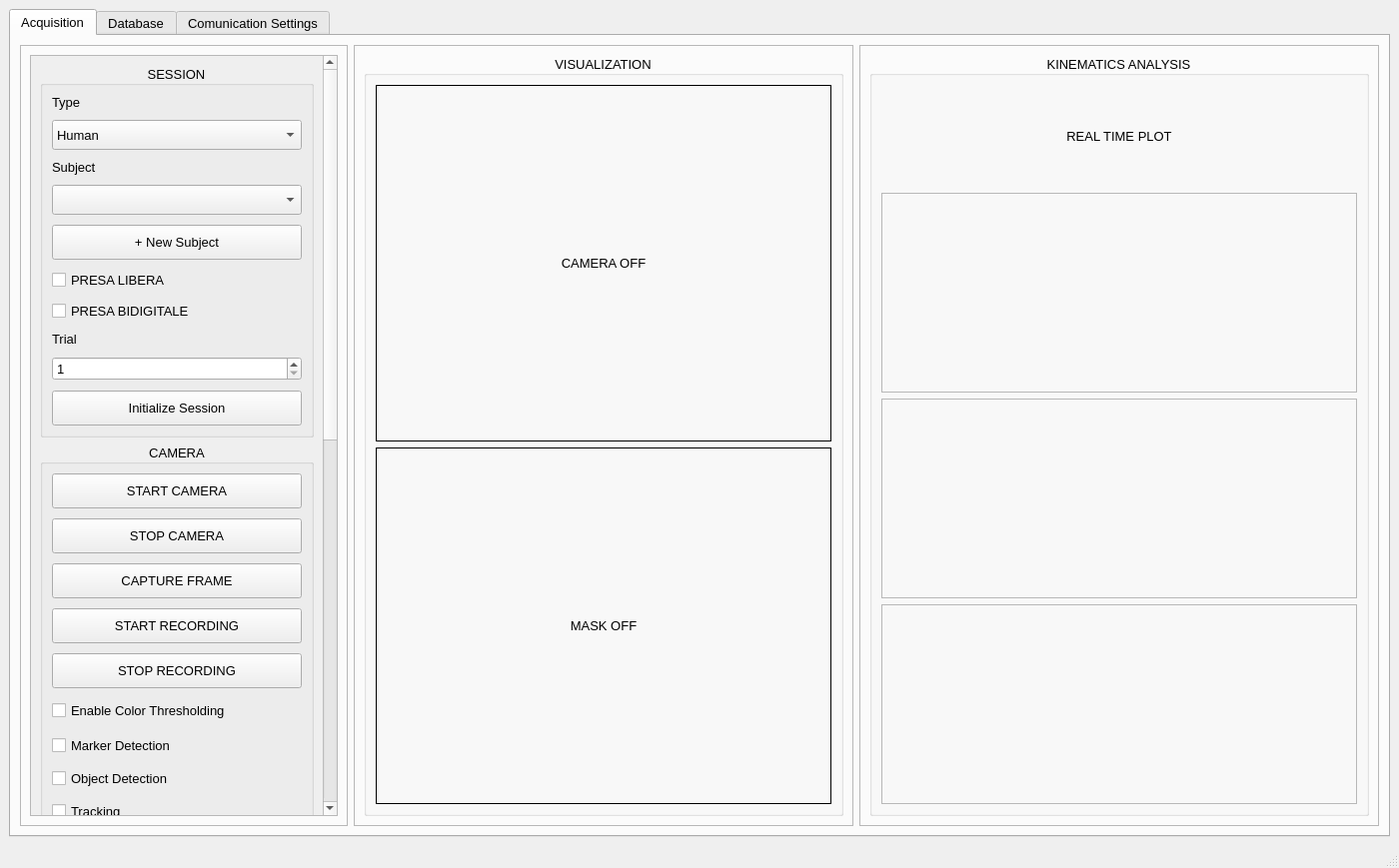
<?xml version="1.0" encoding="UTF-8"?>
<ui version="4.0">
 <class>MainWindow</class>
 <widget class="QMainWindow" name="MainWindow">
  <property name="geometry">
   <rect>
    <x>0</x>
    <y>0</y>
    <width>1400</width>
    <height>869</height>
   </rect>
  </property>
  <property name="minimumSize">
   <size>
    <width>1200</width>
    <height>800</height>
   </size>
  </property>
  <property name="font">
   <font>
    <family>Segoe UI</family>
    <pointsize>10</pointsize>
   </font>
  </property>
  <property name="windowTitle">
   <string>MainWindow</string>
  </property>
  <property name="styleSheet">
   <string notr="true">QMainWindow {
    background-color: #0B1117;
}

QWidget {
    background-color: #0B1117;
    color: #E6EDF3;
    font-family: &quot;Segoe UI&quot;;
    font-size: 10pt;
}

/* TAB */
QTabWidget::pane {
    border: none;
    background: #0B1117;
}

QTabBar::tab {
    background: #111B26;
    color: #9FB3C8;
    padding: 10px 18px;
    border-top-left-radius: 6px;
    border-top-right-radius: 6px;
    margin-right: 3px;
}

QTabBar::tab:selected {
    background: #1E3A5F;
    color: #FFFFFF;
}

QTabBar::tab:hover {
    background: #1A2A3A;
}

/* GROUPBOX */
QGroupBox {
    border: 1px solid #2F455C;
    border-radius: 10px;
    margin-top: 14px;
    padding: 12px;
    background-color: #141E2A;
}

QGroupBox::title {
    subcontrol-origin: margin;
    subcontrol-position: top left;
    left: 12px;
    padding: 0 6px;
    color: #38BDF8;
    font-size: 11pt;
    font-weight: bold;
}

/* BUTTON */
QPushButton {
    background-color: #2563EB;
    color: white;
    border: none;
    border-radius: 7px;
    padding: 8px;
    font-weight: bold;
}

QPushButton:hover {
    background-color: #3B82F6;
}

QPushButton:pressed {
    background-color: #1D4ED8;
}

QPushButton:disabled {
    background-color: #334155;
    color: #94A3B8;
}

/* INPUT */
QLineEdit,
QComboBox,
QSpinBox {
    background-color: #0F1722;
    border: 1px solid #334155;
    border-radius: 6px;
    padding: 6px;
    color: #E6EDF3;
}

QLineEdit:focus,
QComboBox:focus,
QSpinBox:focus {
    border: 1px solid #38BDF8;
}

/* COMBOBOX */
QComboBox::drop-down {
    border: none;
    width: 26px;
}

QComboBox QAbstractItemView {
    background-color: #0F1722;
    color: #E6EDF3;
    selection-background-color: #1E3A5F;
    border: 1px solid #334155;
}

/* CHECKBOX */
QCheckBox {
    spacing: 8px;
    color: #E6EDF3;
}

QCheckBox::indicator {
    width: 15px;
    height: 15px;
}

QCheckBox::indicator:unchecked {
    background-color: #0F1722;
    border: 1px solid #64748B;
    border-radius: 3px;
}

QCheckBox::indicator:checked {
    background-color: #38BDF8;
    border: 1px solid #38BDF8;
    border-radius: 3px;
}

/* LABEL */
QLabel {
    color: #E6EDF3;
}

/* SLIDER */
QSlider::groove:horizontal {
    height: 6px;
    background: #334155;
    border-radius: 3px;
}

QSlider::handle:horizontal {
    background: #38BDF8;
    width: 14px;
    margin: -5px 0px;
    border-radius: 7px;
}

QSlider::handle:horizontal:hover {
    background: #7DD3FC;
}

/* SCROLL AREA */
QScrollArea {
    border: none;
    background-color: #0B1117;
}

QScrollArea &gt; QWidget &gt; QWidget {
    background-color: #0B1117;
}

/* SCROLLBAR VERTICAL */
QScrollBar:vertical {
    background: #0B1117;
    width: 10px;
    margin: 0px;
}

QScrollBar::handle:vertical {
    background: #2F455C;
    border-radius: 5px;
    min-height: 30px;
}

QScrollBar::handle:vertical:hover {
    background: #3B82F6;
}

QScrollBar::add-line:vertical,
QScrollBar::sub-line:vertical {
    height: 0px;
}

QScrollBar::add-page:vertical,
QScrollBar::sub-page:vertical {
    background: none;
}

/* SCROLLBAR HORIZONTAL */
QScrollBar:horizontal {
    background: #0B1117;
    height: 10px;
    margin: 0px;
}

QScrollBar::handle:horizontal {
    background: #2F455C;
    border-radius: 5px;
    min-width: 30px;
}

QScrollBar::handle:horizontal:hover {
    background: #3B82F6;
}

QScrollBar::add-line:horizontal,
QScrollBar::sub-line:horizontal {
    width: 0px;
}

QScrollBar::add-page:horizontal,
QScrollBar::sub-page:horizontal {
    background: none;
}

/* VIDEO / PLOT PLACEHOLDER */
QLabel#Camera_frame,
QLabel#Mask_frame {
    background-color: #050A0F;
    border: 1px solid #415A77;
    border-radius: 6px;
    color: #E6EDF3;
    font-weight: bold;
}

QWidget#plot_frame,
QWidget#plot_frame_2,
QWidget#plot_frame_3 {
    background-color: #050A0F;
    border: 1px solid #243244;
    border-radius: 6px;
}</string>
  </property>
  <widget class="QWidget" name="centralwidget">
   <layout class="QVBoxLayout" name="verticalLayout">
    <item>
     <widget class="QTabWidget" name="tab_main">
      <property name="currentIndex">
       <number>0</number>
      </property>
      <widget class="QWidget" name="tab_acquisition">
       <property name="sizePolicy">
        <sizepolicy hsizetype="Expanding" vsizetype="Expanding">
         <horstretch>0</horstretch>
         <verstretch>0</verstretch>
        </sizepolicy>
       </property>
       <attribute name="title">
        <string>Acquisition</string>
       </attribute>
       <layout class="QHBoxLayout" name="horizontalLayout_2" stretch="1,1,4">
        <item>
         <widget class="QFrame" name="frame_left_control">
          <property name="minimumSize">
           <size>
            <width>280</width>
            <height>0</height>
           </size>
          </property>
          <property name="maximumSize">
           <size>
            <width>360</width>
            <height>16777215</height>
           </size>
          </property>
          <property name="frameShape">
           <enum>QFrame::StyledPanel</enum>
          </property>
          <property name="frameShadow">
           <enum>QFrame::Raised</enum>
          </property>
          <layout class="QVBoxLayout" name="verticalLayout_2">
           <item>
            <widget class="QScrollArea" name="scrollArea">
             <property name="widgetResizable">
              <bool>true</bool>
             </property>
             <widget class="QWidget" name="scrollAreaWidgetContents">
              <property name="geometry">
               <rect>
                <x>0</x>
                <y>0</y>
                <width>302</width>
                <height>1500</height>
               </rect>
              </property>
              <property name="minimumSize">
               <size>
                <width>0</width>
                <height>1500</height>
               </size>
              </property>
              <layout class="QVBoxLayout" name="verticalLayout_7">
               <item>
                <widget class="QGroupBox" name="group_session">
                 <property name="title">
                  <string>SESSION</string>
                 </property>
                 <property name="alignment">
                  <set>Qt::AlignCenter</set>
                 </property>
                 <layout class="QVBoxLayout" name="verticalLayout_5">
                  <property name="spacing">
                   <number>10</number>
                  </property>
                  <item>
                   <widget class="QLabel" name="label">
                    <property name="text">
                     <string>Type</string>
                    </property>
                   </widget>
                  </item>
                  <item>
                   <widget class="QComboBox" name="combo_mode">
                    <property name="minimumSize">
                     <size>
                      <width>0</width>
                      <height>30</height>
                     </size>
                    </property>
                    <item>
                     <property name="text">
                      <string>Human</string>
                     </property>
                    </item>
                    <item>
                     <property name="text">
                      <string>Robot</string>
                     </property>
                    </item>
                   </widget>
                  </item>
                  <item>
                   <widget class="QLabel" name="label_2">
                    <property name="text">
                     <string>Subject</string>
                    </property>
                   </widget>
                  </item>
                  <item>
                   <widget class="QComboBox" name="combo_subject">
                    <property name="minimumSize">
                     <size>
                      <width>0</width>
                      <height>30</height>
                     </size>
                    </property>
                   </widget>
                  </item>
                  <item>
                   <widget class="QPushButton" name="btn_new_subject">
                    <property name="minimumSize">
                     <size>
                      <width>0</width>
                      <height>35</height>
                     </size>
                    </property>
                    <property name="text">
                     <string>+ New Subject</string>
                    </property>
                   </widget>
                  </item>
                  <item>
                   <widget class="QCheckBox" name="checkBox_LIBERA">
                    <property name="text">
                     <string>PRESA LIBERA</string>
                    </property>
                   </widget>
                  </item>
                  <item>
                   <widget class="QCheckBox" name="checkBox_BIDIGITALE">
                    <property name="text">
                     <string>PRESA BIDIGITALE</string>
                    </property>
                   </widget>
                  </item>
                  <item>
                   <widget class="QLabel" name="label_3">
                    <property name="text">
                     <string>Trial</string>
                    </property>
                   </widget>
                  </item>
                  <item>
                   <widget class="QSpinBox" name="spin_trial">
                    <property name="minimumSize">
                     <size>
                      <width>0</width>
                      <height>0</height>
                     </size>
                    </property>
                    <property name="minimum">
                     <number>1</number>
                    </property>
                    <property name="maximum">
                     <number>999</number>
                    </property>
                   </widget>
                  </item>
                  <item>
                   <widget class="QPushButton" name="btn_initialize_session">
                    <property name="minimumSize">
                     <size>
                      <width>0</width>
                      <height>35</height>
                     </size>
                    </property>
                    <property name="text">
                     <string>Initialize Session</string>
                    </property>
                   </widget>
                  </item>
                 </layout>
                </widget>
               </item>
               <item>
                <widget class="QGroupBox" name="group_camera_controls">
                 <property name="title">
                  <string>CAMERA</string>
                 </property>
                 <property name="alignment">
                  <set>Qt::AlignCenter</set>
                 </property>
                 <layout class="QVBoxLayout" name="verticalLayout_6">
                  <property name="spacing">
                   <number>10</number>
                  </property>
                  <item>
                   <widget class="QPushButton" name="ON_button">
                    <property name="minimumSize">
                     <size>
                      <width>0</width>
                      <height>35</height>
                     </size>
                    </property>
                    <property name="text">
                     <string>START CAMERA</string>
                    </property>
                   </widget>
                  </item>
                  <item>
                   <widget class="QPushButton" name="OFF_button">
                    <property name="minimumSize">
                     <size>
                      <width>0</width>
                      <height>35</height>
                     </size>
                    </property>
                    <property name="text">
                     <string>STOP CAMERA</string>
                    </property>
                   </widget>
                  </item>
                  <item>
                   <widget class="QPushButton" name="Capture_button">
                    <property name="minimumSize">
                     <size>
                      <width>0</width>
                      <height>35</height>
                     </size>
                    </property>
                    <property name="text">
                     <string>CAPTURE FRAME</string>
                    </property>
                   </widget>
                  </item>
                  <item>
                   <widget class="QPushButton" name="start_button">
                    <property name="minimumSize">
                     <size>
                      <width>0</width>
                      <height>35</height>
                     </size>
                    </property>
                    <property name="text">
                     <string>START RECORDING</string>
                    </property>
                   </widget>
                  </item>
                  <item>
                   <widget class="QPushButton" name="stop_button">
                    <property name="minimumSize">
                     <size>
                      <width>0</width>
                      <height>35</height>
                     </size>
                    </property>
                    <property name="text">
                     <string>STOP RECORDING</string>
                    </property>
                   </widget>
                  </item>
                  <item>
                   <widget class="QCheckBox" name="Thresholiding_checkbox">
                    <property name="minimumSize">
                     <size>
                      <width>0</width>
                      <height>25</height>
                     </size>
                    </property>
                    <property name="text">
                     <string>Enable Color Thresholding</string>
                    </property>
                   </widget>
                  </item>
                  <item>
                   <widget class="QCheckBox" name="Marker_checkbox">
                    <property name="minimumSize">
                     <size>
                      <width>0</width>
                      <height>25</height>
                     </size>
                    </property>
                    <property name="text">
                     <string>Marker Detection</string>
                    </property>
                   </widget>
                  </item>
                  <item>
                   <widget class="QCheckBox" name="check_object_detection">
                    <property name="text">
                     <string>Object Detection</string>
                    </property>
                   </widget>
                  </item>
                  <item>
                   <widget class="QCheckBox" name="Tracking_checkbox">
                    <property name="minimumSize">
                     <size>
                      <width>0</width>
                      <height>25</height>
                     </size>
                    </property>
                    <property name="text">
                     <string>Tracking</string>
                    </property>
                   </widget>
                  </item>
                  <item>
                   <widget class="QLabel" name="label_5">
                    <property name="text">
                     <string>Joint Name</string>
                    </property>
                   </widget>
                  </item>
                  <item>
                   <widget class="QLineEdit" name="lineedit_joint_name">
                    <property name="minimumSize">
                     <size>
                      <width>0</width>
                      <height>35</height>
                     </size>
                    </property>
                   </widget>
                  </item>
                  <item>
                   <widget class="QPushButton" name="Label_button">
                    <property name="minimumSize">
                     <size>
                      <width>0</width>
                      <height>35</height>
                     </size>
                    </property>
                    <property name="text">
                     <string>ASSIGN LABEL</string>
                    </property>
                   </widget>
                  </item>
                 </layout>
                </widget>
               </item>
               <item>
                <widget class="QGroupBox" name="group_thresholding">
                 <property name="title">
                  <string>THRESHOLDING</string>
                 </property>
                 <property name="alignment">
                  <set>Qt::AlignCenter</set>
                 </property>
                 <layout class="QVBoxLayout" name="verticalLayout_8">
                  <property name="spacing">
                   <number>10</number>
                  </property>
                  <item>
                   <widget class="QLabel" name="label_4">
                    <property name="text">
                     <string>Color Space</string>
                    </property>
                   </widget>
                  </item>
                  <item>
                   <widget class="QComboBox" name="Color_space_box">
                    <property name="minimumSize">
                     <size>
                      <width>0</width>
                      <height>25</height>
                     </size>
                    </property>
                    <item>
                     <property name="text">
                      <string>RGB</string>
                     </property>
                    </item>
                    <item>
                     <property name="text">
                      <string>HSV</string>
                     </property>
                    </item>
                    <item>
                     <property name="text">
                      <string>YCbCr</string>
                     </property>
                    </item>
                   </widget>
                  </item>
                  <item>
                   <layout class="QHBoxLayout" name="horizontalLayout">
                    <property name="spacing">
                     <number>10</number>
                    </property>
                    <item>
                     <widget class="QLabel" name="Channel_name_1">
                      <property name="text">
                       <string>R</string>
                      </property>
                     </widget>
                    </item>
                    <item>
                     <widget class="QSlider" name="Slider_1">
                      <property name="maximum">
                       <number>255</number>
                      </property>
                      <property name="orientation">
                       <enum>Qt::Horizontal</enum>
                      </property>
                     </widget>
                    </item>
                    <item>
                     <widget class="QLabel" name="valore1">
                      <property name="text">
                       <string>0</string>
                      </property>
                     </widget>
                    </item>
                   </layout>
                  </item>
                  <item>
                   <layout class="QHBoxLayout" name="horizontalLayout_3">
                    <property name="spacing">
                     <number>10</number>
                    </property>
                    <item>
                     <widget class="QLabel" name="Channel_name_2">
                      <property name="text">
                       <string>G</string>
                      </property>
                     </widget>
                    </item>
                    <item>
                     <widget class="QSlider" name="Slider_2">
                      <property name="maximum">
                       <number>255</number>
                      </property>
                      <property name="orientation">
                       <enum>Qt::Horizontal</enum>
                      </property>
                     </widget>
                    </item>
                    <item>
                     <widget class="QLabel" name="valore2">
                      <property name="text">
                       <string>0</string>
                      </property>
                     </widget>
                    </item>
                   </layout>
                  </item>
                  <item>
                   <layout class="QHBoxLayout" name="horizontalLayout_4">
                    <property name="spacing">
                     <number>10</number>
                    </property>
                    <item>
                     <widget class="QLabel" name="Channel_name_3">
                      <property name="text">
                       <string>B</string>
                      </property>
                     </widget>
                    </item>
                    <item>
                     <widget class="QSlider" name="Slider_3">
                      <property name="maximum">
                       <number>255</number>
                      </property>
                      <property name="orientation">
                       <enum>Qt::Horizontal</enum>
                      </property>
                     </widget>
                    </item>
                    <item>
                     <widget class="QLabel" name="valore3">
                      <property name="text">
                       <string>0</string>
                      </property>
                     </widget>
                    </item>
                   </layout>
                  </item>
                 </layout>
                </widget>
               </item>
               <item>
                <widget class="QGroupBox" name="group_export">
                 <property name="sizePolicy">
                  <sizepolicy hsizetype="Expanding" vsizetype="Expanding">
                   <horstretch>0</horstretch>
                   <verstretch>0</verstretch>
                  </sizepolicy>
                 </property>
                 <property name="title">
                  <string>SAVE AND EXPORT</string>
                 </property>
                 <property name="alignment">
                  <set>Qt::AlignCenter</set>
                 </property>
                 <layout class="QVBoxLayout" name="verticalLayout_11">
                  <property name="spacing">
                   <number>10</number>
                  </property>
                  <item>
                   <widget class="QCheckBox" name="UDP_Sender">
                    <property name="text">
                     <string>Send Class</string>
                    </property>
                   </widget>
                  </item>
                  <item>
                   <widget class="QPushButton" name="btn_acq_send_free">
                    <property name="text">
                     <string>REST </string>
                    </property>
                   </widget>
                  </item>
                  <item>
                   <widget class="QPushButton" name="btn_acq_send_grasp">
                    <property name="text">
                     <string>GRASP</string>
                    </property>
                   </widget>
                  </item>
                  <item>
                   <widget class="QPushButton" name="btn_export">
                    <property name="minimumSize">
                     <size>
                      <width>0</width>
                      <height>35</height>
                     </size>
                    </property>
                    <property name="text">
                     <string>EXPORT CURRENT TRIAL</string>
                    </property>
                   </widget>
                  </item>
                  <item>
                   <widget class="QPushButton" name="btn_open_data_folder">
                    <property name="minimumSize">
                     <size>
                      <width>0</width>
                      <height>35</height>
                     </size>
                    </property>
                    <property name="text">
                     <string>OPEN DATA FOLDER</string>
                    </property>
                   </widget>
                  </item>
                  <item>
                   <widget class="QPushButton" name="btn_current_trial">
                    <property name="minimumSize">
                     <size>
                      <width>0</width>
                      <height>35</height>
                     </size>
                    </property>
                    <property name="text">
                     <string>RESET CURRENT TRIAL</string>
                    </property>
                   </widget>
                  </item>
                 </layout>
                </widget>
               </item>
              </layout>
             </widget>
            </widget>
           </item>
          </layout>
         </widget>
        </item>
        <item>
         <widget class="QFrame" name="frame_center_views">
          <property name="minimumSize">
           <size>
            <width>500</width>
            <height>0</height>
           </size>
          </property>
          <property name="frameShape">
           <enum>QFrame::StyledPanel</enum>
          </property>
          <property name="frameShadow">
           <enum>QFrame::Raised</enum>
          </property>
          <layout class="QVBoxLayout" name="verticalLayout_3">
           <item>
            <widget class="QGroupBox" name="group_visualization">
             <property name="maximumSize">
              <size>
               <width>500</width>
               <height>16777215</height>
              </size>
             </property>
             <property name="title">
              <string>VISUALIZATION</string>
             </property>
             <property name="alignment">
              <set>Qt::AlignCenter</set>
             </property>
             <layout class="QVBoxLayout" name="verticalLayout_9">
              <item>
               <widget class="QLabel" name="Camera_frame">
                <property name="sizePolicy">
                 <sizepolicy hsizetype="Expanding" vsizetype="Expanding">
                  <horstretch>0</horstretch>
                  <verstretch>0</verstretch>
                 </sizepolicy>
                </property>
                <property name="minimumSize">
                 <size>
                  <width>320</width>
                  <height>240</height>
                 </size>
                </property>
                <property name="maximumSize">
                 <size>
                  <width>500</width>
                  <height>16777215</height>
                 </size>
                </property>
                <property name="frameShape">
                 <enum>QFrame::Box</enum>
                </property>
                <property name="text">
                 <string>CAMERA OFF</string>
                </property>
                <property name="scaledContents">
                 <bool>true</bool>
                </property>
                <property name="alignment">
                 <set>Qt::AlignCenter</set>
                </property>
               </widget>
              </item>
              <item>
               <widget class="QLabel" name="Mask_frame">
                <property name="sizePolicy">
                 <sizepolicy hsizetype="Expanding" vsizetype="Expanding">
                  <horstretch>0</horstretch>
                  <verstretch>0</verstretch>
                 </sizepolicy>
                </property>
                <property name="minimumSize">
                 <size>
                  <width>320</width>
                  <height>240</height>
                 </size>
                </property>
                <property name="maximumSize">
                 <size>
                  <width>500</width>
                  <height>16777215</height>
                 </size>
                </property>
                <property name="frameShape">
                 <enum>QFrame::Box</enum>
                </property>
                <property name="text">
                 <string>MASK OFF</string>
                </property>
                <property name="scaledContents">
                 <bool>true</bool>
                </property>
                <property name="alignment">
                 <set>Qt::AlignCenter</set>
                </property>
               </widget>
              </item>
             </layout>
            </widget>
           </item>
          </layout>
         </widget>
        </item>
        <item>
         <widget class="QFrame" name="frame_right_analysis">
          <property name="sizePolicy">
           <sizepolicy hsizetype="Expanding" vsizetype="Expanding">
            <horstretch>0</horstretch>
            <verstretch>0</verstretch>
           </sizepolicy>
          </property>
          <property name="minimumSize">
           <size>
            <width>360</width>
            <height>0</height>
           </size>
          </property>
          <property name="maximumSize">
           <size>
            <width>520</width>
            <height>16777215</height>
           </size>
          </property>
          <property name="frameShape">
           <enum>QFrame::StyledPanel</enum>
          </property>
          <property name="frameShadow">
           <enum>QFrame::Raised</enum>
          </property>
          <layout class="QVBoxLayout" name="verticalLayout_4">
           <item>
            <widget class="QGroupBox" name="group_kinematic_analysis">
             <property name="sizePolicy">
              <sizepolicy hsizetype="Expanding" vsizetype="Expanding">
               <horstretch>0</horstretch>
               <verstretch>0</verstretch>
              </sizepolicy>
             </property>
             <property name="title">
              <string>KINEMATICS ANALYSIS</string>
             </property>
             <property name="alignment">
              <set>Qt::AlignCenter</set>
             </property>
             <layout class="QVBoxLayout" name="verticalLayout_10">
              <item>
               <widget class="QLabel" name="label_real_time_plot">
                <property name="sizePolicy">
                 <sizepolicy hsizetype="Expanding" vsizetype="Expanding">
                  <horstretch>0</horstretch>
                  <verstretch>0</verstretch>
                 </sizepolicy>
                </property>
                <property name="text">
                 <string>REAL TIME PLOT</string>
                </property>
                <property name="alignment">
                 <set>Qt::AlignCenter</set>
                </property>
               </widget>
              </item>
              <item>
               <widget class="QFrame" name="plot_frame">
                <property name="sizePolicy">
                 <sizepolicy hsizetype="Expanding" vsizetype="Expanding">
                  <horstretch>0</horstretch>
                  <verstretch>0</verstretch>
                 </sizepolicy>
                </property>
                <property name="minimumSize">
                 <size>
                  <width>0</width>
                  <height>200</height>
                 </size>
                </property>
                <property name="frameShape">
                 <enum>QFrame::StyledPanel</enum>
                </property>
                <property name="frameShadow">
                 <enum>QFrame::Raised</enum>
                </property>
               </widget>
              </item>
              <item>
               <widget class="QFrame" name="plot_frame_2">
                <property name="sizePolicy">
                 <sizepolicy hsizetype="Expanding" vsizetype="Expanding">
                  <horstretch>0</horstretch>
                  <verstretch>0</verstretch>
                 </sizepolicy>
                </property>
                <property name="minimumSize">
                 <size>
                  <width>0</width>
                  <height>200</height>
                 </size>
                </property>
                <property name="frameShape">
                 <enum>QFrame::StyledPanel</enum>
                </property>
                <property name="frameShadow">
                 <enum>QFrame::Raised</enum>
                </property>
               </widget>
              </item>
              <item>
               <widget class="QFrame" name="plot_frame_3">
                <property name="sizePolicy">
                 <sizepolicy hsizetype="Expanding" vsizetype="Expanding">
                  <horstretch>0</horstretch>
                  <verstretch>0</verstretch>
                 </sizepolicy>
                </property>
                <property name="minimumSize">
                 <size>
                  <width>0</width>
                  <height>200</height>
                 </size>
                </property>
                <property name="frameShape">
                 <enum>QFrame::StyledPanel</enum>
                </property>
                <property name="frameShadow">
                 <enum>QFrame::Raised</enum>
                </property>
               </widget>
              </item>
             </layout>
            </widget>
           </item>
          </layout>
         </widget>
        </item>
       </layout>
      </widget>
      <widget class="QWidget" name="tab_database">
       <attribute name="title">
        <string>Database</string>
       </attribute>
      </widget>
      <widget class="QWidget" name="tab_settings">
       <attribute name="title">
        <string>Comunication Settings</string>
       </attribute>
      </widget>
     </widget>
    </item>
   </layout>
  </widget>
  <widget class="QMenuBar" name="menubar">
   <property name="geometry">
    <rect>
     <x>0</x>
     <y>0</y>
     <width>1400</width>
     <height>24</height>
    </rect>
   </property>
  </widget>
  <widget class="QStatusBar" name="statusbar"/>
 </widget>
 <resources/>
 <connections/>
</ui>
